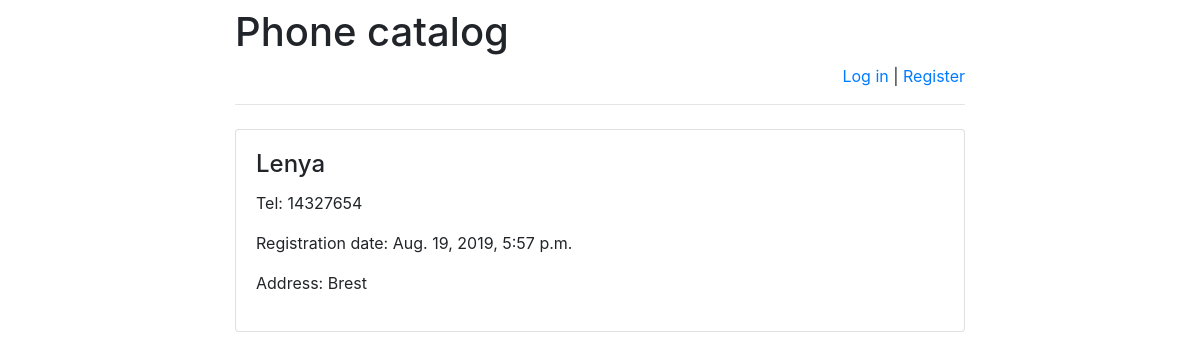
Page /phone_catalog/5/ on the committed database.
### PhoneCatalog/models.py (models this page shows)
class PhoneCatalog(models.Model):
    name = models.CharField(max_length = 255)
    reg_date = models.DateTimeField()
    address = models.CharField(max_length = 255)
    phone = models.CharField(max_length = 30)

### PhoneCatalog/views.py (the view)
# urls.py: url(r'^([0-9]+)/$', views.phone, name='phone'),
def phone(request, phone_id):
    error_message = None
    if "error_message" in request.GET:
        error_message = request.GET["error_message"]
    return render(request, "phone.html", {
        "phone": get_object_or_404(PhoneCatalog, pk=phone_id),
        "error_message": error_message
    })

### PhoneCatalog/templates/phone.html (shortened to what this page needs)
{% extends 'base.html' %}
{% block main %}
    <h4 class="card-title">{{ phone.name }}</h4>
    <p>Tel: {{ phone.phone }}</p>
    <p>Registration date: {{ phone.reg_date }}</p>
    <p>Address: {{ phone.address }}</p>
{% endblock %}

### rows in the picture
PhoneCatalog: name "Lenya", phone "14327654", reg_date "Aug. 19, 2019, 5:57 p.m.", address "Brest"
